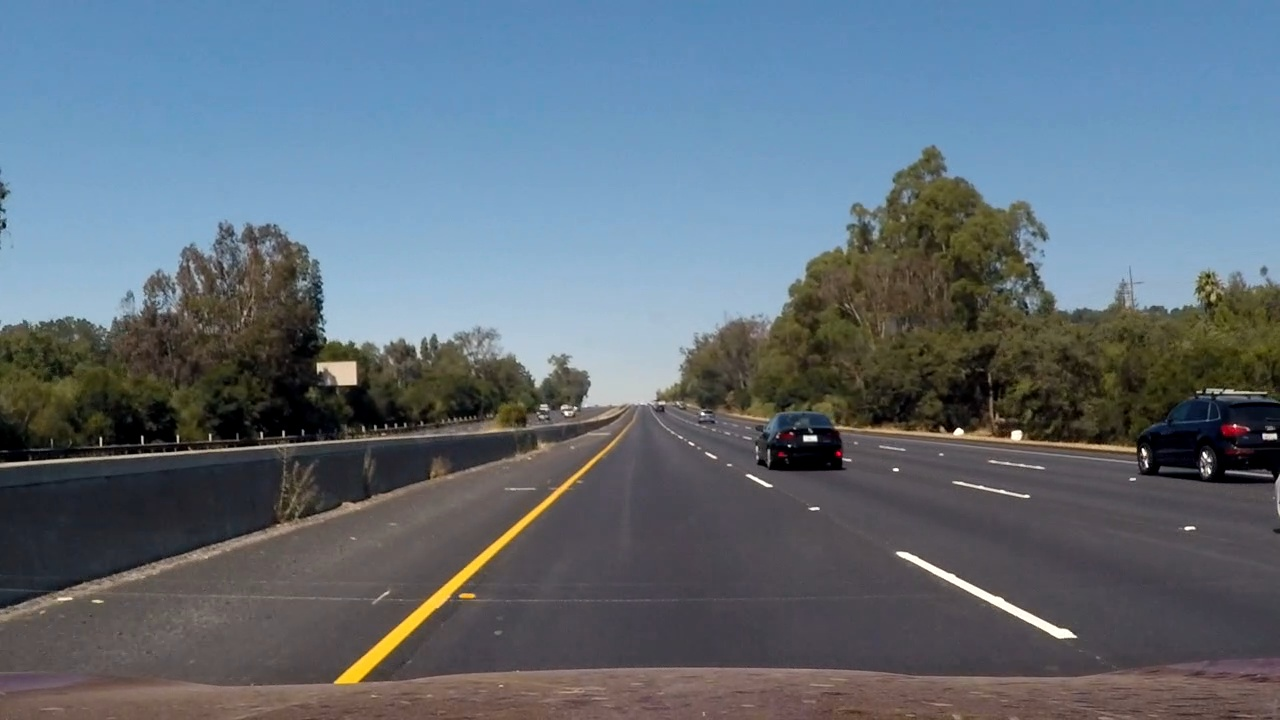
#> input picture test_images/frame1259.jpg, 1280 x 720 px
$ python crop-nocars.py test_images/frame1259.jpg   (older library calls are emulated)
#> lines starting #> are read from the running program, lines starting #| are printed output that depends on the picture
### sliding_window.py
import numpy as np
import cv2
import matplotlib.pyplot as plt
import matplotlib.image as mpimg

# Here is your draw_boxes function from the previous exercise
# [15 lines left out: function draw_boxes, not called in this run]


# Define a function that takes an image,
# start and stop positions in both x and y,
# window size (x and y dimensions),
# and overlap fraction (for both x and y)
def slide_window(window_list, img, x_start_stop=[None, None],
                    y_start_stop=[None, None], xy_window=(64, 64),
                    xy_overlap=(0.5, 0.5)):

  # Compute the span of the region to be searched
  xspan = x_start_stop[1] - x_start_stop[0]
  yspan = y_start_stop[1] - y_start_stop[0]
  # Compute the number of pixels per step in x/y
  nx_pix_per_step = np.int(xy_window[0]*(1 - xy_overlap[0]))
  ny_pix_per_step = np.int(xy_window[1]*(1 - xy_overlap[1]))
  # Compute the number of windows in x/y
  nx_windows = np.int(xspan/nx_pix_per_step) #- 1
  ny_windows = np.int(yspan/ny_pix_per_step) - 1
  # Initialize a list to append window positions to

  # Loop through finding x and y window positions
  # Note: you could vectorize this step, but in practice
  # you'll be considering windows one by one with your
  # classifier, so looping makes sense
  maxy = img.shape[0]
  maxx = img.shape[1]
  for ys in range(ny_windows):
    for xs in range(nx_windows):
      # Calculate window position
      startx = xs*nx_pix_per_step + x_start_stop[0]
      endx = startx + xy_window[0]
      if endx > maxx:
        endx = maxx
      starty = ys*ny_pix_per_step + y_start_stop[0]
      endy = starty + xy_window[1]
      if endy > maxy:
        endy = maxy
      # Append window position to list
      if endx > startx and endy > starty:
        window_list.append(((startx, starty), (endx, endy)))
  # Return the list of windows
  #print ("scanning windows=",y_start_stop,xy_window,len(window_list))
  return window_list

def all_sliding_windows(image, max_image_y=420):
  windows = []
  max_range = 7 #7
  for n in range(0, max_range):
    winsize = np.int(max_image_y * (1- n/max_range))
    #print("win size %dx%d" %(winsize,winsize))
    y_start = image.shape[0] - max_image_y
    y_stop =  np.int(image.shape[0]-max_image_y*n/max_range/1.5)
    windows = slide_window(windows, image, x_start_stop=[0, image.shape[1]],
                      y_start_stop=[y_start, y_stop],
                      xy_window=(winsize, winsize), xy_overlap=(0.5, 0.5))
  return windows

# [47 lines left out: functions focused_windows, main, not called in this run]
# [2 lines that do not run on import are left out]

### crop-nocars.py

"""
This program reads crops images of left half of project_video
as these images need to be used to train the model.
"""
import numpy as np
import cv2
import sys
import matplotlib.pyplot as plt
import matplotlib.image as mpimg
from sliding_window import draw_boxes, all_sliding_windows
import random

"""
save images to vehicle or non-vehicle folders
"""
def save_images(image, windows, imgcnt):
  dir = "non-vehicles/Project/"
  cnt = 0
  for window in windows:
    img = cv2.resize(image[window[0][1]:window[1][1],
                   window[0][0]:window[1][0]],
                   (64, 64), interpolation = cv2.INTER_AREA)

    imagefile = dir + str(imgcnt) +"-"+ str(cnt) + ".jpg"
    plt.imsave(imagefile, img)
    cnt +=1

def process_images(files):
  imgcnt=0
  for filename in files:
      image = mpimg.imread(filename)
#> image is the input picture: shape (720, 1280, 3); mean R, G, B 96.3, 109, 120.4
      #crop image to see the left half
      height,width,depth = image.shape
#> height = 720; width = 1280; depth = 3
      image = image[:,0:int(width/2):,]
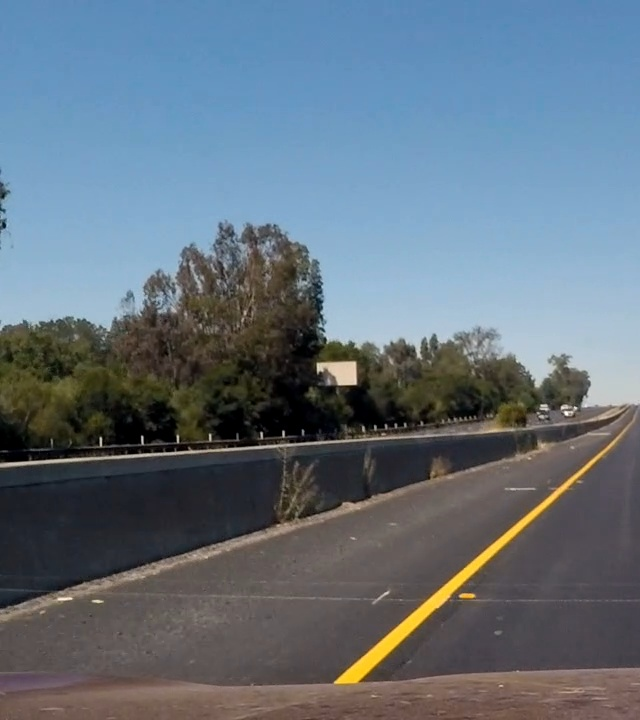
#> image: shape (720, 640, 3); mean R, G, B 99.4, 113.4, 125.4
      windows = all_sliding_windows(image, max_image_y=320)
#> windows = 202 items
      #We get 190 windows that are too many
      #pick 20 windows randomly
      windows = random.sample(windows, 20)
#> windows = 20 items
      #call save
      save_images(image, windows, imgcnt)
#> the loop in save_images, `for window in windows:` made 20 passes
#> (window, imagefile) on passes 1 to 11: (((264, 422), (309, 467)), 'non-vehicles/Project/0-0.jpg'), (((462, 488), (507, 533)), 'non-vehicles/Project/0-1.jpg'), (((462, 422), (507, 467)), 'non-vehicles/Project/0-2.jpg'), (((228, 400), (456, 628)), 'non-vehicles/Project/0-3.jpg'), (((198, 400), (243, 445)), 'non-vehicles/Project/0-4.jpg'), (((330, 444), (375, 489)), 'non-vehicles/Project/0-5.jpg'), (((198, 444), (243, 489)), 'non-vehicles/Project/0-6.jpg'), (((374, 422), (419, 467)), 'non-vehicles/Project/0-7.jpg'), (((594, 488), (639, 533)), 'non-vehicles/Project/0-8.jpg'), (((440, 400), (485, 445)), 'non-vehicles/Project/0-9.jpg'), (((154, 444), (199, 489)), 'non-vehicles/Project/0-10.jpg')
#> pass 1, in save_images, `img = cv2.resize(image[window[0][1]:window[1][1], window[0][0]:window[..`:
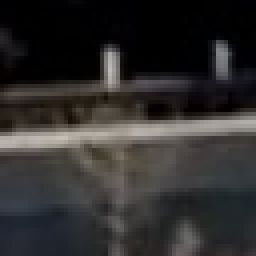
#> img: shape (64, 64, 3) (shown 4 times larger); mean R, G, B 47.5, 45.9, 45.5
#> pass 2, in save_images, `img = cv2.resize(image[window[0][1]:window[1][1], window[0][0]:window[..`:
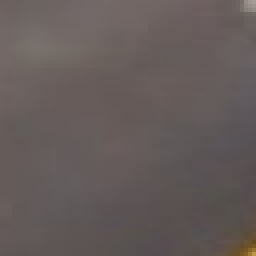
#> img: shape (64, 64, 3) (shown 4 times larger); mean R, G, B 100.3, 91.4, 89.8
#> after the loop in save_images, `for window in windows:`: cnt = 20
      imgcnt += 1
      #print(len(windows))
      if(0):
        window_img = draw_boxes(image, windows, color=(20, 200, 255), thick=2)
        plt.imshow(window_img)
        plt.show()

def main():
   if '.jpg' in sys.argv[1]:
    process_images(sys.argv[1:])

""" Main function for testing purpose. Input sequence of images """
if __name__ == '__main__':
    main()

$ run again, with test_images/test0.jpg copied over test_images/frame1259.jpg
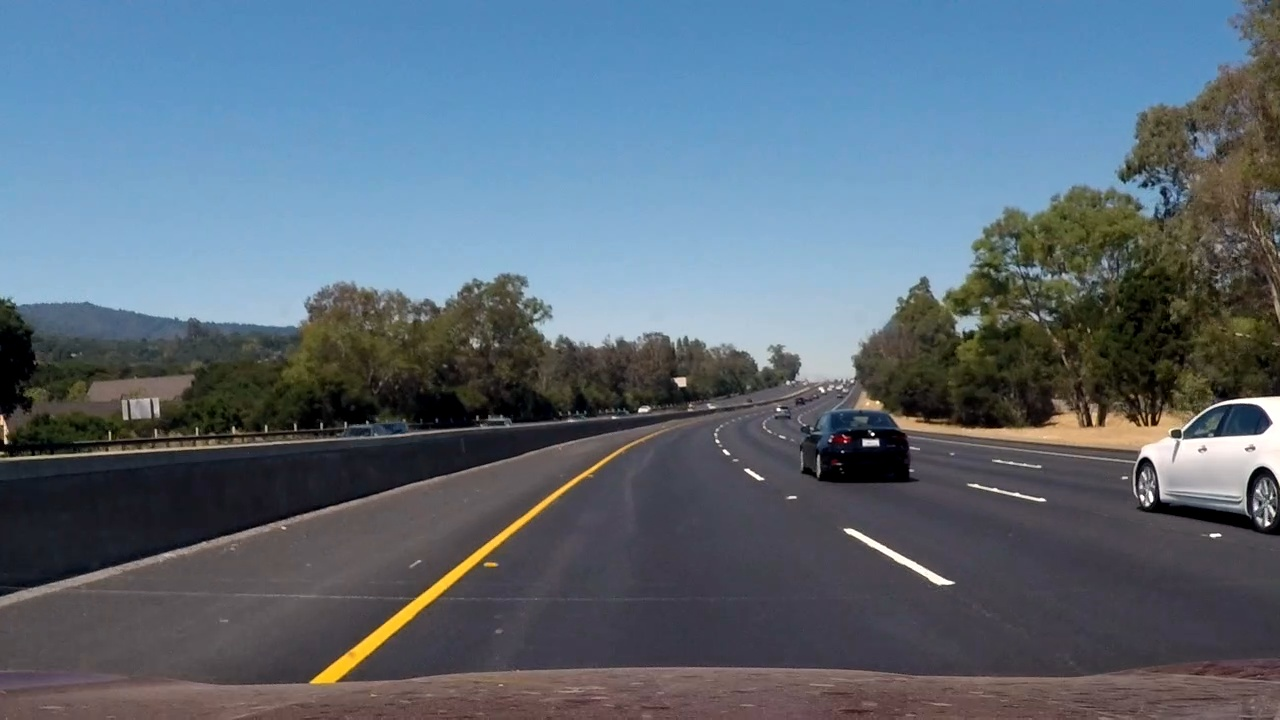
#> input picture test_images/test0.jpg, 1280 x 720 px
#> in process_images, image is the input picture: shape (720, 1280, 3); mean R, G, B 91.2, 105.9, 119.4
#> in process_images, `image = image[:,0:int(width/2):,]`:
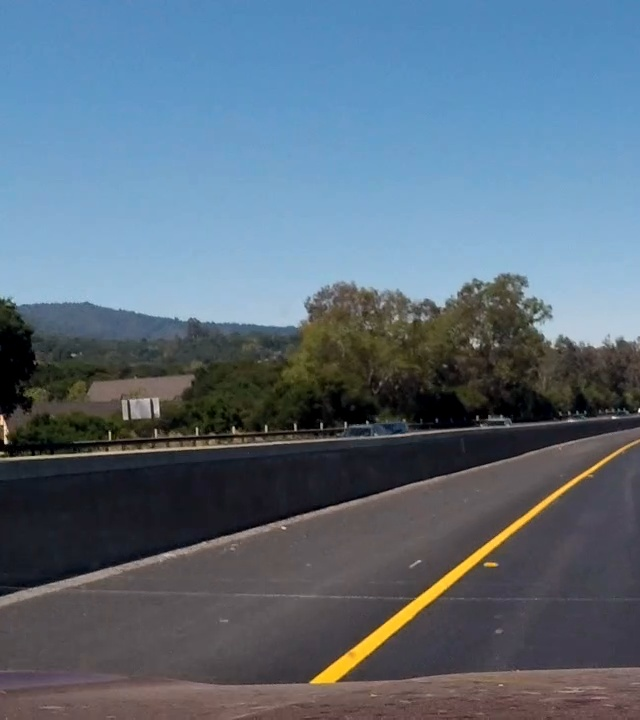
#> image: shape (720, 640, 3); mean R, G, B 90.9, 108.1, 123.5
#> in process_images, `windows = all_sliding_windows(image, max_image_y=320)`: windows = 202 items
#> in process_images, `windows = random.sample(windows, 20)`: windows = 20 items
#> the loop in save_images, `for window in windows:` made 20 passes
#> (window, imagefile) on passes 1 to 7: (((264, 422), (309, 467)), 'non-vehicles/Project/0-0.jpg'), (((462, 488), (507, 533)), 'non-vehicles/Project/0-1.jpg'), (((462, 422), (507, 467)), 'non-vehicles/Project/0-2.jpg'), (((228, 400), (456, 628)), 'non-vehicles/Project/0-3.jpg'), (((198, 400), (243, 445)), 'non-vehicles/Project/0-4.jpg'), (((330, 444), (375, 489)), 'non-vehicles/Project/0-5.jpg'), (((198, 444), (243, 489)), 'non-vehicles/Project/0-6.jpg')
#> pass 2, in save_images, `img = cv2.resize(image[window[0][1]:window[1][1], window[0][0]:window[..`:
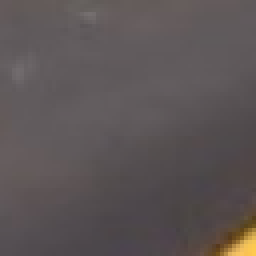
#> img: shape (64, 64, 3) (shown 4 times larger); mean R, G, B 92, 84.7, 85.1
#> after the loop in save_images, `for window in windows:`: cnt = 20

$ run again, with test_images/test1.jpg copied over test_images/frame1259.jpg
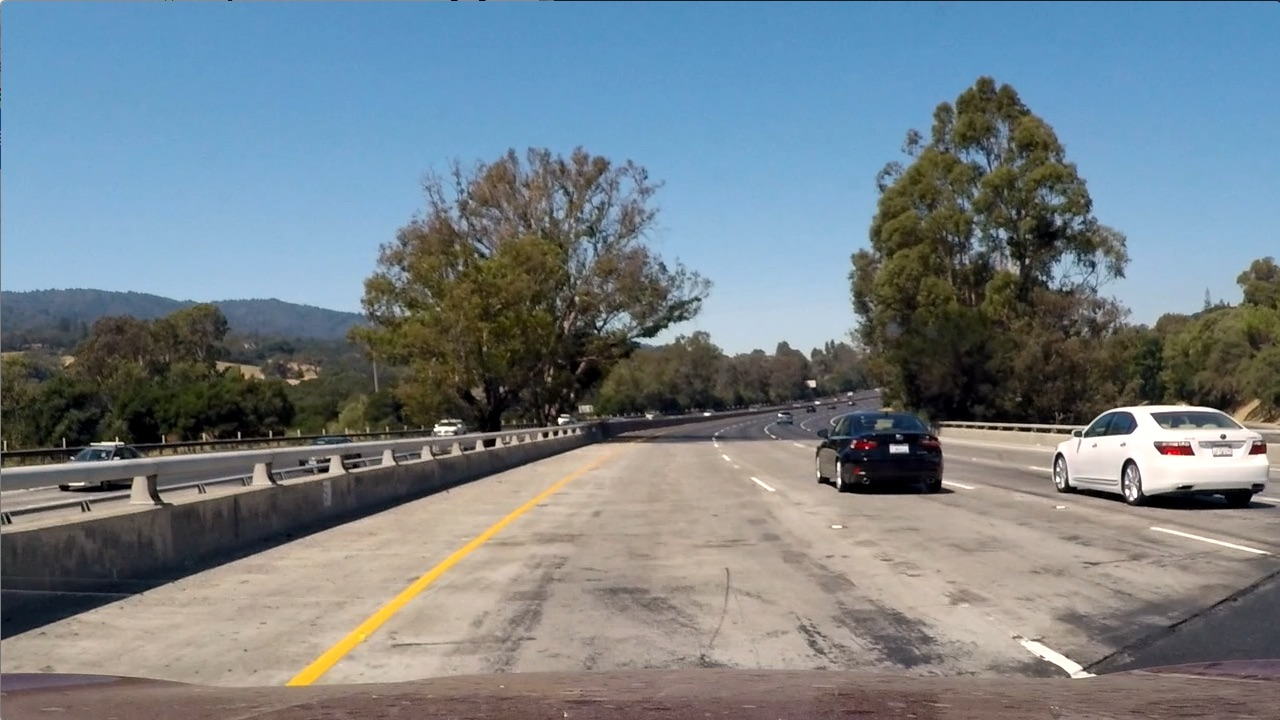
#> input picture test_images/test1.jpg, 1280 x 720 px
#> in process_images, image is the input picture: shape (720, 1280, 3); mean R, G, B 117.5, 128.7, 135.5
#> in process_images, `image = image[:,0:int(width/2):,]`:
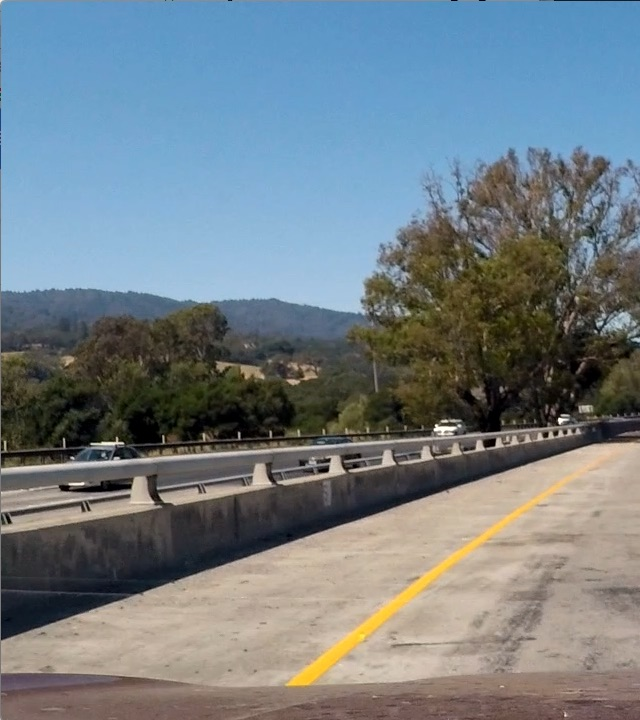
#> image: shape (720, 640, 3); mean R, G, B 114.8, 126.6, 133.3
#> in process_images, `windows = all_sliding_windows(image, max_image_y=320)`: windows = 202 items
#> in process_images, `windows = random.sample(windows, 20)`: windows = 20 items
#> the loop in save_images, `for window in windows:` made 20 passes
#> (window, imagefile) on passes 1 to 7: (((264, 422), (309, 467)), 'non-vehicles/Project/0-0.jpg'), (((462, 488), (507, 533)), 'non-vehicles/Project/0-1.jpg'), (((462, 422), (507, 467)), 'non-vehicles/Project/0-2.jpg'), (((228, 400), (456, 628)), 'non-vehicles/Project/0-3.jpg'), (((198, 400), (243, 445)), 'non-vehicles/Project/0-4.jpg'), (((330, 444), (375, 489)), 'non-vehicles/Project/0-5.jpg'), (((198, 444), (243, 489)), 'non-vehicles/Project/0-6.jpg')
#> pass 2, in save_images, `img = cv2.resize(image[window[0][1]:window[1][1], window[0][0]:window[..`:
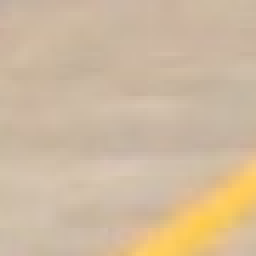
#> img: shape (64, 64, 3) (shown 4 times larger); mean R, G, B 207.8, 186.1, 158.3
#> after the loop in save_images, `for window in windows:`: cnt = 20
